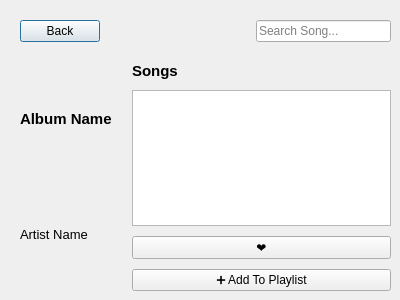
<?xml version="1.0" encoding="UTF-8"?>
<ui version="4.0">
 <class>AlbumViewerWindow</class>
 <widget class="QDialog" name="AlbumViewerWindow">
  <property name="geometry">
   <rect>
    <x>0</x>
    <y>0</y>
    <width>400</width>
    <height>300</height>
   </rect>
  </property>
  <property name="windowTitle">
   <string>Dialog</string>
  </property>
  <widget class="QWidget" name="">
   <property name="geometry">
    <rect>
     <x>20</x>
     <y>20</y>
     <width>371</width>
     <height>271</height>
    </rect>
   </property>
   <layout class="QVBoxLayout" name="verticalLayout_3">
    <property name="spacing">
     <number>20</number>
    </property>
    <item>
     <layout class="QHBoxLayout" name="horizontalLayout">
      <item>
       <widget class="QPushButton" name="backButton">
        <property name="text">
         <string>Back</string>
        </property>
       </widget>
      </item>
      <item>
       <spacer name="horizontalSpacer">
        <property name="orientation">
         <enum>Qt::Orientation::Horizontal</enum>
        </property>
        <property name="sizeHint" stdset="0">
         <size>
          <width>40</width>
          <height>20</height>
         </size>
        </property>
       </spacer>
      </item>
      <item>
       <widget class="QLineEdit" name="searchSongLineEdit">
        <property name="placeholderText">
         <string>Search Song...</string>
        </property>
       </widget>
      </item>
     </layout>
    </item>
    <item>
     <layout class="QHBoxLayout" name="horizontalLayout_2">
      <item>
       <layout class="QVBoxLayout" name="verticalLayout">
        <property name="spacing">
         <number>2</number>
        </property>
        <item>
         <widget class="QLabel" name="albumNameLabel">
          <property name="text">
           <string>&lt;html&gt;&lt;head/&gt;&lt;body&gt;&lt;p&gt;&lt;span style=&quot; font-size:11pt; font-weight:700;&quot;&gt;Album Name&lt;/span&gt;&lt;/p&gt;&lt;/body&gt;&lt;/html&gt;</string>
          </property>
         </widget>
        </item>
        <item>
         <widget class="QLabel" name="artistNameLabel">
          <property name="text">
           <string>&lt;html&gt;&lt;head/&gt;&lt;body&gt;&lt;p&gt;&lt;span style=&quot; font-size:10pt;&quot;&gt;Artist Name&lt;/span&gt;&lt;/p&gt;&lt;/body&gt;&lt;/html&gt;</string>
          </property>
         </widget>
        </item>
       </layout>
      </item>
      <item>
       <layout class="QVBoxLayout" name="verticalLayout_2">
        <property name="spacing">
         <number>10</number>
        </property>
        <item>
         <widget class="QLabel" name="label">
          <property name="text">
           <string>&lt;html&gt;&lt;head/&gt;&lt;body&gt;&lt;p&gt;&lt;span style=&quot; font-size:11pt; font-weight:700;&quot;&gt;Songs&lt;/span&gt;&lt;/p&gt;&lt;/body&gt;&lt;/html&gt;</string>
          </property>
         </widget>
        </item>
        <item>
         <widget class="QListWidget" name="songsListWidget"/>
        </item>
        <item>
         <widget class="QPushButton" name="likeSongButton">
          <property name="text">
           <string>❤️</string>
          </property>
         </widget>
        </item>
        <item>
         <widget class="QPushButton" name="addToPlayListButton">
          <property name="text">
           <string>➕ Add To Playlist</string>
          </property>
         </widget>
        </item>
       </layout>
      </item>
     </layout>
    </item>
   </layout>
  </widget>
 </widget>
 <resources/>
 <connections/>
</ui>
